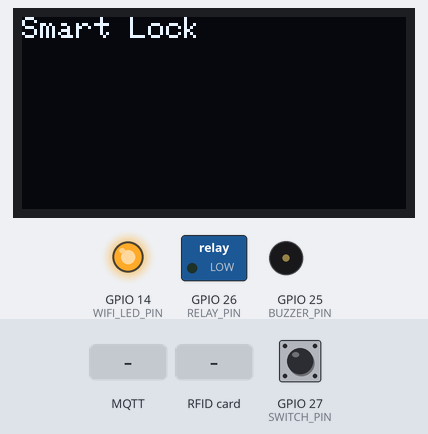
Recording of a sketch running on a simulated ESP32. Shown: 128×64 one-colour display, switched loads named in the sketch (green lamp = pin HIGH), output pins drawn as LEDs (lit = HIGH), buzzer (waves = sounding, pin HIGH). The inputs (shaded band) are chosen by the test bench; at power-on: GPIO 27 (SWITCH_PIN) HIGH. WiFi joins after 1.5 s; servers stay silent unless stated; EEPROM starts erased; no MQTT or app messages arrive unless stated; what the sketch prints to the serial monitor is not drawn.

Above: at 3.0 s.
3.1 s: MQTT message "addTag" arrives on the first subscribed topic
At 3.6 s:
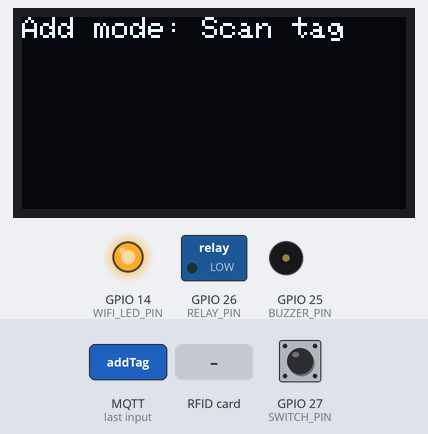
4.6 s: GPIO 27 (SWITCH_PIN) pulled LOW for 0.15 s
At 5.7 s:
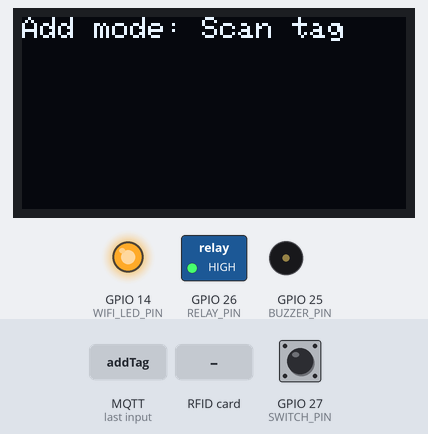
7.7 s: RFID card 5E 7A 19 C4 held to the reader
At 9.2 s:
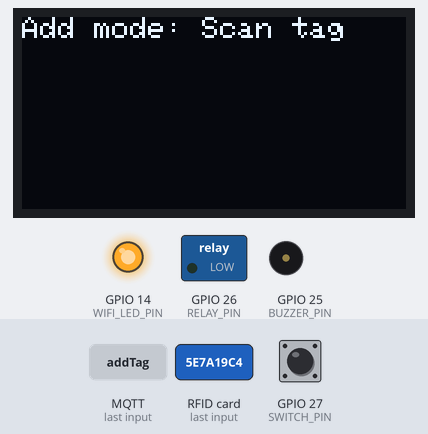
10.7 s: GPIO 27 (SWITCH_PIN) pulled LOW for 1 s
At 13.31 s:
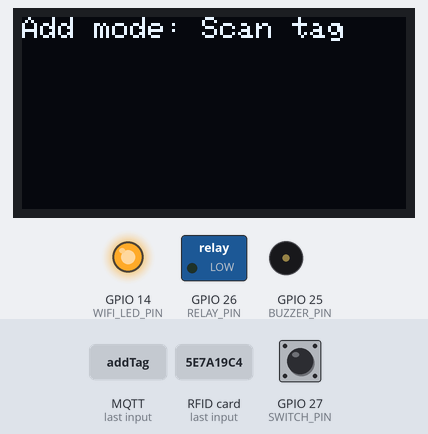
14.7 s: GPIO 27 (SWITCH_PIN) pulled LOW for 3.2 s
At 15.1 s:
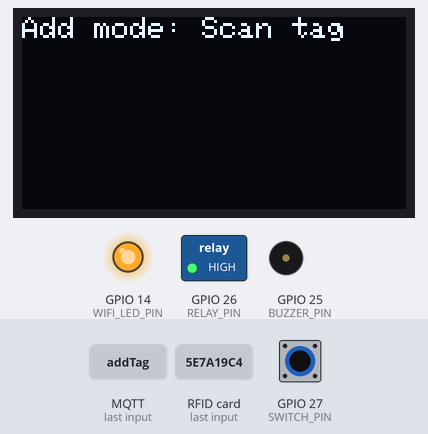
Timing chart, 0 to 21.9 s (numbered marks = the images above; inputs shaded):
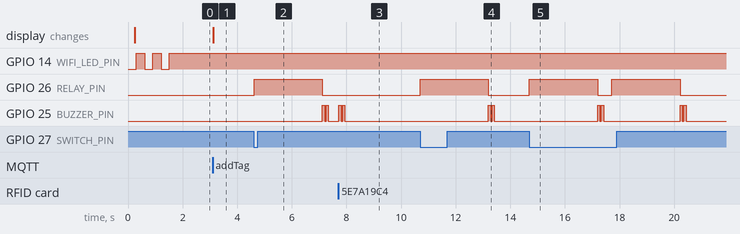

Measured:
- after the input at 3.1 s, the display: changes at once (image 1)
- after the input at 4.6 s, GPIO 26 (RELAY_PIN): LOW → HIGH at once, → LOW 2.5 s later; GPIO 25 (BUZZER_PIN): alternates HIGH for 0.08 s and LOW for 0.06 s, 4 changes in all, then stays LOW, starting after 2.5 s
- after the input at 7.7 s, GPIO 25 (BUZZER_PIN): alternates HIGH for 0.08 s and LOW for 0.06 s, 4 changes in all, then stays LOW, starting at once
- after the input at 10.7 s, GPIO 26 (RELAY_PIN): LOW → HIGH at once, → LOW 2.5 s later; GPIO 25 (BUZZER_PIN): alternates HIGH for 0.08 s and LOW for 0.06 s, 4 changes in all, then stays LOW, starting after 2.5 s
- after the input at 14.7 s, GPIO 26 (RELAY_PIN): alternates HIGH for 2.5 s and LOW for 0.52 s, starting at once

The sketch:

Smart_Door_Lock.ino
```cpp
/* Smart RFID Lock — add/delete/fetch via MQTT
   Topics:
     - Commands (web -> ESP32):   smartlock/esp32/cmd
         payloads: "addTag" | "deleteTag:<UID>" | "fetchTags" | "OPEN" ...
     - Events (ESP32 -> web):     smartlock/esp32/events
         payloads: "tagAdded:<UID>" | "tagAddFailed" | "tagDeleted:<UID>" | "tagDeleteFailed"
     - Tags (ESP32 -> web):       smartlock/esp32/tags
         payload: JSON: {"count":N,"tags":["UID1","UID2",...]}
*/
#include <vector>

#include <WiFi.h>
#include <PubSubClient.h>
#include <SPI.h>
#include <MFRC522.h>
#include <Preferences.h>
#include <Wire.h>
#include <Adafruit_SSD1306.h>

// ----------------- CONFIG -----------------
const char *WIFI_SSID = "YOUR_SSID";
const char *WIFI_PASS = "YOUR_PASS";

// MQTT
String mqttServer = "broker.hivemq.com";  // override if needed
uint16_t mqttPort = 1883;
const char *TOPIC_CMD = "smartlock/esp32/cmd";
const char *TOPIC_EVENTS = "smartlock/esp32/events";
const char *TOPIC_TAGS = "smartlock/esp32/tags";

WiFiClient wifiClient;
PubSubClient mqttClient(wifiClient);

// Pins (adjust if needed)
#define RELAY_PIN 26  // safe pin for relay
#define BUZZER_PIN 25
#define WIFI_LED_PIN 14
#define SWITCH_PIN 27

// RFID (MFRC522) VSPI pins
#define RST_PIN 15
#define SS_PIN 5
#define MOSI_PIN 23
#define MISO_PIN 19
#define SCK_PIN 18

// OLED (optional)
#define OLED_SDA 21
#define OLED_SCL 22
#define SCREEN_WIDTH 128
#define SCREEN_HEIGHT 64
Adafruit_SSD1306 display(SCREEN_WIDTH, SCREEN_HEIGHT, &Wire);

// MFRC522
MFRC522 mfrc522(SS_PIN, RST_PIN);

// Preferences (NVS) storage
Preferences prefs;
const char *PREF_NS = "rfid_v1";
const char *PREF_KEY_COUNT = "count";

// Limits
const uint8_t MAX_TAGS = 50;

// Add-mode behavior
bool addMode = false;
unsigned long addModeStart = 0;
const unsigned long ADD_MODE_TIMEOUT_MS = 20000UL;  // wait 20s for a scanned card

// Helpers
unsigned long lastReconnectAttempt = 0;

// ----------------- Constants used earlier -----------------
const unsigned long UNLOCK_DURATION_MS = 5000UL;

// ----------------- Forward declarations -----------------
void setupWiFi();
void mqttCallback(char *topic, byte *payload, unsigned int length);
bool mqttConnect();
String uidToString(MFRC522::Uid uid);
bool tagExists(const String &uid);
bool addTagToStorage(const String &uid);
bool removeTagFromStorage(const String &uid);
void publishTagsJSON();
void publishEvent(const char *msg);
void beepSuccess();
void beepFail();
void enterAddMode();
void checkAddMode();
String readTagFromIndex(int idx);
void saveTagAtIndex(int idx, const String &uid);
int getTagCount();
void setTagCount(int n);

// ----------------- Setup -----------------
void setup() {
  Serial.begin(115200);
  delay(200);

  pinMode(RELAY_PIN, OUTPUT);
  digitalWrite(RELAY_PIN, LOW);  // locked
  pinMode(BUZZER_PIN, OUTPUT);
  digitalWrite(BUZZER_PIN, LOW);
  pinMode(WIFI_LED_PIN, OUTPUT);
  digitalWrite(WIFI_LED_PIN, LOW);
  pinMode(SWITCH_PIN, INPUT_PULLUP);

  // OLED init (optional)
  Wire.begin(OLED_SDA, OLED_SCL);
  if (display.begin(SSD1306_SWITCHCAPVCC, 0x3C)) {
    display.clearDisplay();
    display.setTextSize(1);
    display.setTextColor(SSD1306_WHITE);
    display.setCursor(0, 0);
    display.println("Smart Lock");
    display.display();
  }

  // RFID
  SPI.begin(SCK_PIN, MISO_PIN, MOSI_PIN, SS_PIN);
  mfrc522.PCD_Init();

  // Preferences NVS
  prefs.begin(PREF_NS, false);
  if (prefs.getUInt(PREF_KEY_COUNT, UINT32_MAX) == UINT32_MAX) {
    prefs.putUInt(PREF_KEY_COUNT, 0);
  }

  setupWiFi();

  mqttClient.setServer(mqttServer.c_str(), mqttPort);
  mqttClient.setCallback(mqttCallback);

  // initial connect attempt
  mqttConnect();
  publishTagsJSON();  // publish existing tags at boot
}

// ----------------- Loop -----------------
void loop() {
  if (!mqttClient.connected()) {
    unsigned long now = millis();
    if (now - lastReconnectAttempt > 5000) {
      lastReconnectAttempt = now;
      mqttConnect();
    }
  } else {
    mqttClient.loop();
  }

  // check add mode scanning
  if (addMode) checkAddMode();

  // physical switch (optional): open door if pressed
  if (digitalRead(SWITCH_PIN) == LOW) {
    // simple unlock pulse
    digitalWrite(RELAY_PIN, HIGH);
    delay(2500);
    digitalWrite(RELAY_PIN, LOW);
    beepSuccess();
    mqttClient.publish(TOPIC_EVENTS, "OpenedBySwitch");
    delay(300);  // debounce-ish
  }
}

// ----------------- WiFi & MQTT -----------------
void setupWiFi() {
  WiFi.begin(WIFI_SSID, WIFI_PASS);
  unsigned long start = millis();
  while (WiFi.status() != WL_CONNECTED && millis() - start < 20000) {
    digitalWrite(WIFI_LED_PIN, !digitalRead(WIFI_LED_PIN));
    delay(300);
  }
  if (WiFi.status() == WL_CONNECTED) {
    digitalWrite(WIFI_LED_PIN, HIGH);
    Serial.printf("WiFi connected: %s\n", WiFi.localIP().toString().c_str());
  } else {
    digitalWrite(WIFI_LED_PIN, LOW);
    Serial.println("WiFi not connected");
  }
}

bool mqttConnect() {
  if (WiFi.status() != WL_CONNECTED) return false;
  if (mqttClient.connected()) return true;

  String clientId = "ESP32Lock-" + String((uint32_t)ESP.getEfuseMac(), HEX);
  Serial.print("Connecting to MQTT... ");
  if (mqttClient.connect(clientId.c_str())) {
    Serial.println("connected");
    mqttClient.subscribe(TOPIC_CMD);
    // publish online
    mqttClient.publish(TOPIC_EVENTS, "Online");
    publishTagsJSON();
    return true;
  } else {
    Serial.printf("failed rc=%d\n", mqttClient.state());
    return false;
  }
}

// ----------------- MQTT message handling -----------------
void mqttCallback(char *topic, byte *payload, unsigned int length) {
  String msg;
  for (unsigned int i = 0; i < length; i++) msg += (char)payload[i];
  msg.trim();
  Serial.printf("MQTT recv on %s: %s\n", topic, msg.c_str());

  if (String(topic) == TOPIC_CMD) {
    if (msg.equalsIgnoreCase("addTag")) {
      enterAddMode();
    } else if (msg.startsWith("deleteTag:")) {
      String uid = msg.substring(strlen("deleteTag:"));
      uid.trim();
      if (removeTagFromStorage(uid)) {
        publishEvent(("tagDeleted:" + uid).c_str());
        publishTagsJSON();
      } else {
        publishEvent("tagDeleteFailed");
      }
    } else if (msg.equalsIgnoreCase("fetchTags")) {
      publishTagsJSON();
    } else if (msg.equalsIgnoreCase("OPEN")) {
      // optional: open door via mqtt
      digitalWrite(RELAY_PIN, HIGH);
      delay(UNLOCK_DURATION_MS);
      digitalWrite(RELAY_PIN, LOW);
      mqttClient.publish(TOPIC_EVENTS, "OpenedByMQTT");
    }
  }
}

// ----------------- Add mode -----------------
void enterAddMode() {
  addMode = true;
  addModeStart = millis();
  Serial.println("Entered ADD MODE: waiting for card");

  display.clearDisplay();
  display.setCursor(0, 0);
  display.println("Add mode: Scan tag");
  display.display();

  mqttClient.publish(TOPIC_EVENTS, "AddModeStarted");
}

void checkAddMode() {
  // If card present, read and add
  if (mfrc522.PICC_IsNewCardPresent() && mfrc522.PICC_ReadCardSerial()) {
    String uid = uidToString(mfrc522.uid);
    Serial.printf("Card read during add mode: %s\n", uid.c_str());
    if (addTagToStorage(uid)) {
      publishEvent(("tagAdded:" + uid).c_str());
      publishTagsJSON();
      beepSuccess();
    } else {
      publishEvent("tagAddFailed");
      beepFail();
    }
    // exit add mode
    addMode = false;
    mfrc522.PICC_HaltA();
    delay(300);
    return;
  }

  // timeout check
  if (millis() - addModeStart > ADD_MODE_TIMEOUT_MS) {
    addMode = false;
    Serial.println("Add mode timed out");
    publishEvent("tagAddFailed");
    display.clearDisplay();
    display.setCursor(0, 0);
    display.println("Add timed out");
    display.display();
  }
}

// ----------------- Tag storage using Preferences -----------------
String uidKey(int idx) {
  return String("tag") + String(idx);
}

int getTagCount() {
  return prefs.getUInt(PREF_KEY_COUNT, 0);
}

void setTagCount(int n) {
  prefs.putUInt(PREF_KEY_COUNT, n);
}

String readTagFromIndex(int idx) {
  String key = uidKey(idx);
  return prefs.getString(key.c_str(), "");
}

void saveTagAtIndex(int idx, const String &uid) {
  String key = uidKey(idx);
  prefs.putString(key.c_str(), uid);
}

bool tagExists(const String &uid) {
  int cnt = getTagCount();
  for (int i = 0; i < cnt; ++i) {
    if (readTagFromIndex(i).equalsIgnoreCase(uid)) return true;
  }
  return false;
}

bool addTagToStorage(const String &uid) {
  if (uid.length() == 0) return false;
  if (tagExists(uid)) {
    Serial.println("Tag already exists");
    return false;
  }
  int cnt = getTagCount();
  if (cnt >= MAX_TAGS) {
    Serial.println("Tag storage full");
    return false;
  }
  saveTagAtIndex(cnt, uid);
  setTagCount(cnt + 1);
  Serial.printf("Stored tag %s at index %d\n", uid.c_str(), cnt);
  return true;
}

bool removeTagFromStorage(const String &uid) {
  int cnt = getTagCount();
  if (cnt == 0) return false;
  // build new list without uid
  std::vector<String> list;
  for (int i = 0; i < cnt; ++i) {
    String v = readTagFromIndex(i);
    if (!v.equalsIgnoreCase(uid)) list.push_back(v);
  }
  // rewrite
  for (int i = 0; i < cnt; ++i) {
    String key = uidKey(i);
    prefs.remove(key.c_str());
  }
  for (size_t i = 0; i < list.size(); ++i) {
    saveTagAtIndex(i, list[i]);
  }
  setTagCount(list.size());
  Serial.printf("Removed tag %s\n", uid.c_str());
  return true;
}

// ----------------- Publishing -----------------
void publishEvent(const char *msg) {
  if (mqttClient.connected()) {
    mqttClient.publish(TOPIC_EVENTS, msg);
    Serial.printf("Published event: %s\n", msg);
  }
}

void publishTagsJSON() {
  if (!mqttClient.connected()) return;
  int cnt = getTagCount();
  String payload = "{ \"count\": " + String(cnt) + ", \"tags\": [";
  for (int i = 0; i < cnt; ++i) {
    String t = readTagFromIndex(i);
    payload += "\"" + t + "\"";
    if (i < cnt - 1) payload += ",";
  }
  payload += "] }";
  mqttClient.publish(TOPIC_TAGS, payload.c_str());
  Serial.printf("Published tags: %s\n", payload.c_str());
}

// ----------------- Utilities -----------------
String uidToString(MFRC522::Uid uid) {
  String s = "";
  for (byte i = 0; i < uid.size; i++) {
    if (uid.uidByte[i] < 0x10) s += "0";
    s += String(uid.uidByte[i], HEX);
  }
  s.toUpperCase();
  return s;
}

void beepSuccess() {
  digitalWrite(BUZZER_PIN, HIGH);
  delay(80);
  digitalWrite(BUZZER_PIN, LOW);
  delay(60);
  digitalWrite(BUZZER_PIN, HIGH);
  delay(80);
  digitalWrite(BUZZER_PIN, LOW);
}

void beepFail() {
  digitalWrite(BUZZER_PIN, HIGH);
  delay(250);
  digitalWrite(BUZZER_PIN, LOW);
}
```
